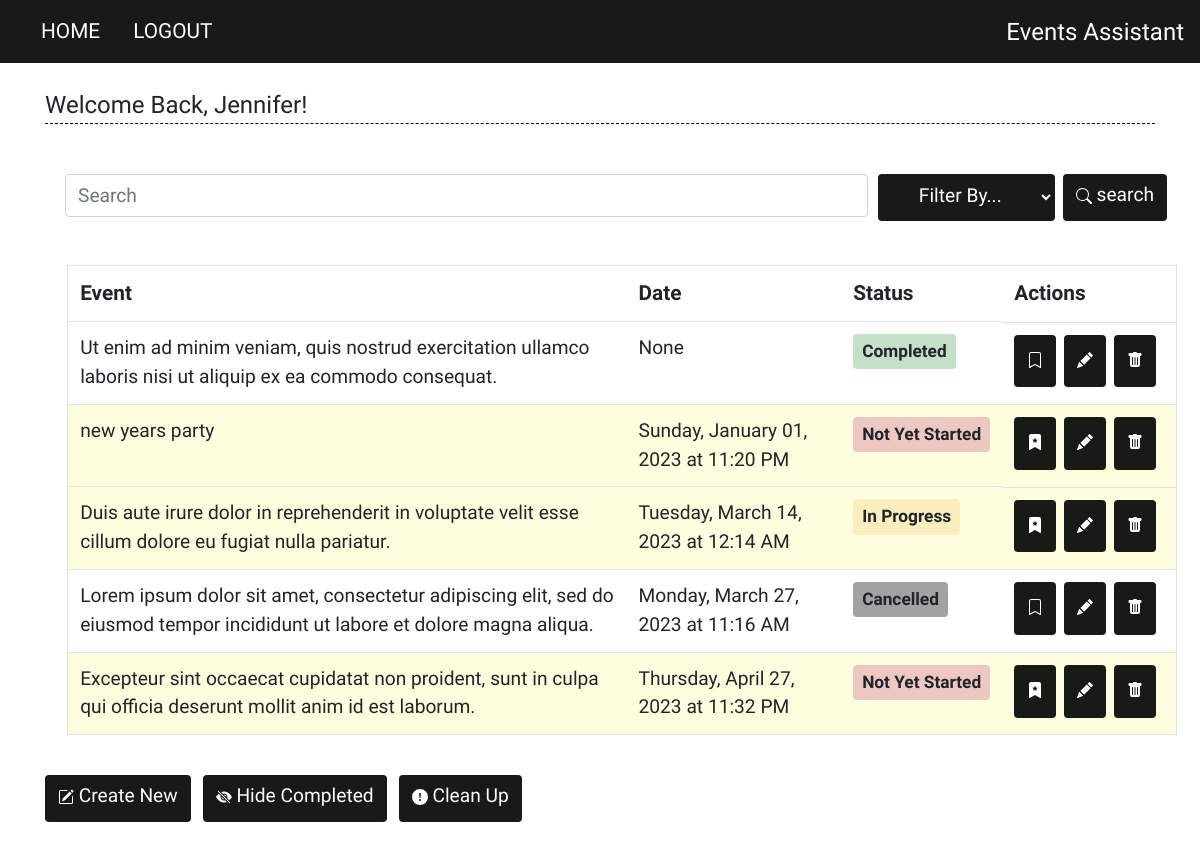
The page /home (signed in) on the database as committed earlier.
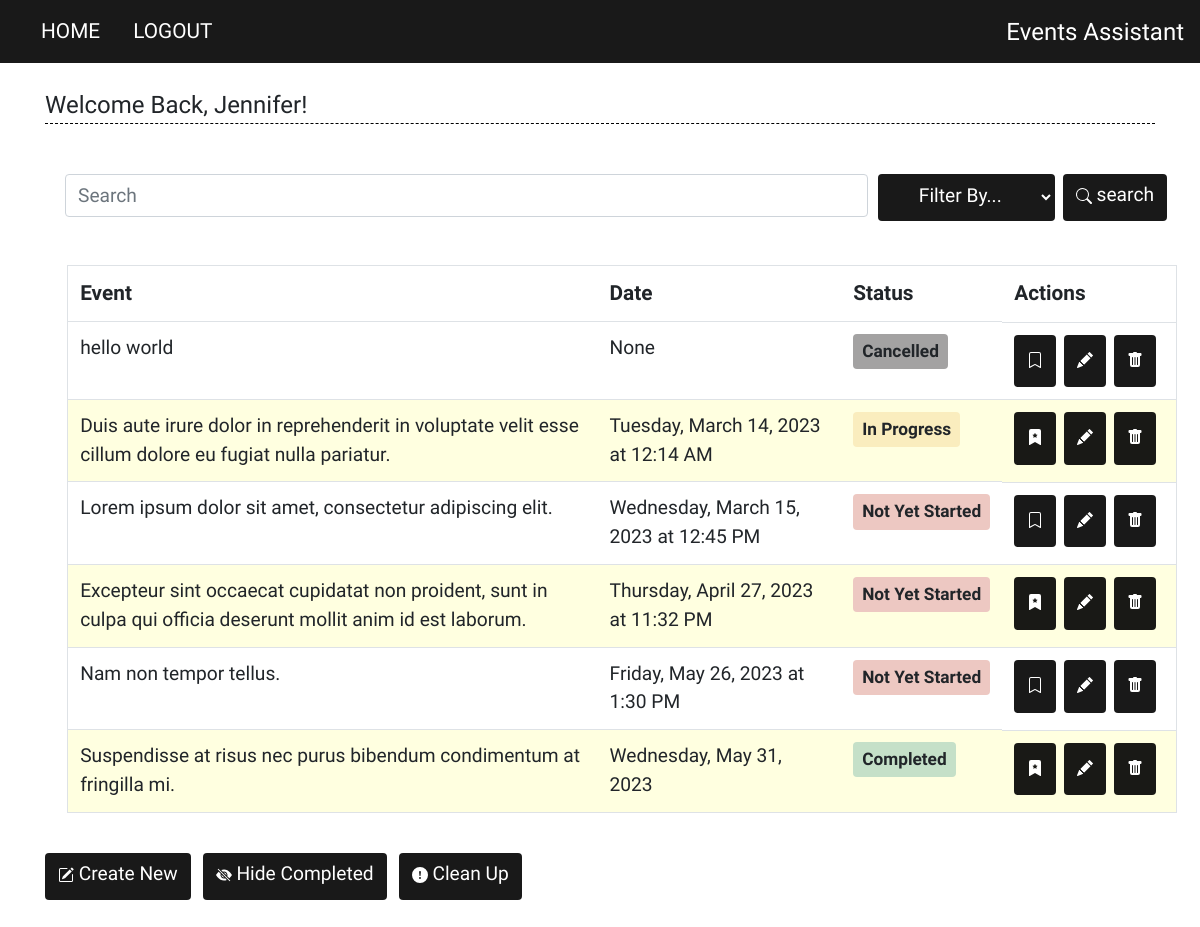
The same page on the database as committed later.
### website/models.py (models this page shows)
class User(db.Model, UserMixin):
    id = db.Column(db.Integer, primary_key=True)
    username = db.Column(db.String(150), unique=True)
    password = db.Column(db.String(150))
    first_name = db.Column(db.String(150))
    tasks = db.relationship('Task')

class Task(db.Model):
    id = db.Column(db.Integer, primary_key=True)
    content = db.Column(db.String(200), nullable=False)
    due_date = db.Column(db.String(30)) # formatted str date (ex: Tuesday, April 05, 2022)
    due_date_int = db.Column(db.String(20)) # YYYY-MM-DD str format
    time = db.Column(db.String(20)) # str type, account for untimed tasks
    user_id = db.Column(db.Integer, db.ForeignKey('user.id'))
    status = db.Column(db.String(30), default="Not Yet Started") # Other Statuses: In Progress, Completed, Cancelled
    bookmarked = db.Column(db.Boolean, default=False)

### website/views.py (the view, shortened to what this page needs)
@views.route('/', methods=['POST', 'GET'])
@views.route('/home', methods=['POST', 'GET'])
@login_required
def home():
    tasks = Task.query.filter_by(user_id=current_user.id). \
                                order_by(Task.due_date_int, Task.time).all()
    return render_template('home.html', user=current_user, tasks=tasks, isQuery=False)

### website/__init__.py (called while the page is built)
def create_app():
    app = Flask(__name__)
    app.config['SECRET_KEY'] = '2797cfdcad8dcc11d9f00ffbc5704bee'
    app.config['SQLALCHEMY_DATABASE_URI'] = f'sqlite:///{DB_NAME}'
    db.init_app(app)
    from .views import views
    from .auth import auth
    app.register_blueprint(views, url_prefix='/')
    app.register_blueprint(auth, url_prefix='/')
    from .models import Task, User
    create_database(app)
    login_manager = LoginManager()
    login_manager.login_view = 'auth.login' # if not logged in
    login_manager.init_app(app)
    @login_manager.user_loader
    def load_user(id):
        return User.query.get(int(id))
    return app

### website/templates/home.html (shortened to what this page needs)
{% extends "base.html" %}
{% block content %}
  <br>
  <legend class="main-header">Welcome Back, {{ user.first_name }}!</legend>
  <form method="POST">
    <div class="form-group input-group searchbar">
      <input type="search" id="Query" name="Query" class="button form-control rounded" placeholder="Search"/>
      <select class="form-select dropdown-btn btn" value="Filter" name="QueryFilter">
        <option selected>Filter By...</option>
      </select>
      <button type="submit" class="btn search-btn" name="action" value="Search">
         search
      </button>
    </div>
  </form>
  <br>
  {% if tasks|length >= 1%}
  <table id="tasksTable" class="table border">
    <thead class="header-row">
      <tr>
        <td>Event</td>
        <td>Date</td>
        <td>Status</td>
        <td>Actions</td>
      </tr>
    </thead>
    <tbody class="tasks-text">
      {% for task in tasks %}
        {% if task.bookmarked %}
        <tr class="bookmarked-group">
        {% else %}
        <tr class="unbookmarked-group">
        {% endif %}
          <td> {{ task.content }} </td>
          <td>
            {% if task.due_date != "None" and task.time %}
              {{ task.due_date }} at {{ task.time }}
            {% else %}
              {{ task.due_date }}
            {% endif %}
          </td>
          <td>
            {% if task.status == "Completed" %}
              <span class="badge completed-badge">
                {{ task.status }}
              </span>
            {% elif task.status == "In Progress" %}
              <span class="badge progress-badge">
                {{ task.status }}
              </span>
            {% elif task.status == "Cancelled" %}
              <span class="badge cancelled-badge">
                {{ task.status }}
              </span>
            {% else %}
              <span class="badge todo-badge">
                {{ task.status }}
              </span>
            {% endif %}
          </td>
          <td class="table-actions">
            <a href="/bookmark/{{ task.id }}" class="btn">
            </a>
            <a href="/update/{{ task.id }}" class="btn">
            </a>
            <a href="/delete/{{ task.id }}" class="btn" onclick="return confirmDelete(`single`)">
            </a>
          </td>
        </tr>
      {% endfor %}
    </tbody>
  </table>
  {% endif %}
  <br>
  <div>
    <form method="POST">
      <div>
        <button
          type="submit"
          class="btn"
          name="action"
          value="Create New"
        >
        Create New
        </button>
        <button
          type="submit"
          class="btn"
          name="action"
          value="Hide Completed Tasks"
        >
        Hide Completed
        </button>
        <button
          type="submit"
          class="btn"
          name="action"
          value="Clean Up"
          onclick="return confirmDelete(`all`)"
        >
        <svg xmlns="http://www.w3.org/2000/svg" width="16" height="16" fill="currentColor" class="bi bi-exclamation-circle-fill" viewBox="0 0 16 16">
          <path d="M16 8A8 8 0 1 1 0 8a8 8 0 0 1 16 0zM8 4a.905.905 0 0 0-.9.995l.35 3.507a.552.552 0 0 0 1.1 0l.35-3.507A.905.905 0 0 0 8 4zm.002 6a1 1 0 1 0 0 2 1 1 0 0 0 0-2z"/>
        </svg>
        Clean Up
        </button>
      </div>
    </form>
  </div>
  <br>
  <br>
{% endblock %}

### website/templates/base.html (shortened to what this page needs)
<!DOCTYPE html>
<html>
    <head>
        <link
            rel="stylesheet"
            href="https://stackpath.bootstrapcdn.com/bootstrap/4.4.1/css/bootstrap.min.css"
        />
        <link
            rel="stylesheet"
            href="https://stackpath.bootstrapcdn.com/font-awesome/4.7.0/css/font-awesome.min.css"
        />
        <link
            type="text/css"
            rel="stylesheet"
            href="/static/style.css"
        />
    </head>
    <body>
        <nav class="navbar navbar-expand-lg navbar-container">
            <div class="collapse navbar-collapse" id="navbar">
                <div class="navbar-nav">
                    {% if user.is_authenticated %}
                        <a class="nav-item nav-link" id="home" href="/">HOME</a>
                        <a class="nav-item nav-link" id="logout" href="/logout">LOGOUT</a>
                    {% else %}
                        <a class="nav-item nav-link" id="login" href="/login">LOGIN</a>
                        <a class="nav-item nav-link" id="register" href="/register">REGISTER</a>
                    {% endif %}
                </div>
            </div>
            <span class="title-header">
                <a href="/">Events Assistant</a>
            </span>
        </nav>
        <div class="container">
            {% block content %} {% endblock %}
        </div>
    </body>
</html>

### website/static/style.css (style rules this page uses)
.bookmarked-group { background-color: lightyellow; }
* { font-family: 'Pangolin', cursive; }
.form-group { margin: 20px; }
.col-title, .btn, .button, #content, .tasks-text, #due_date, #time, #curr_status { font-size: 1.2em; }
#tasksTable { margin-left: 2%; margin-right: 2%; }
.header-row { font-size: 1.3em; font-weight: bold; }
.table-actions { display: inline-flex; }
.navbar-container { background-color: rgba(0,0,0,0.9); text-align: center; }
.navbar-nav a, .navbar-toggler-icon { color: white; font-family: 'Yomogi', cursive; }
.nav-item { margin-left: 10%; font-size: 1.3em; }
.title-header { font-size: 1.5em; }
.title-header a { text-decoration: none; color: white; font-family: 'Yomogi', cursive; }
.main-header { border-bottom: 1px dashed black; }
.btn { background-color: rgba(0,0,0,0.9); color: white; font-family: 'Yomogi', cursive; padding-bottom: 10px; margin-right: 8px; }
.lower-page-btn, .dropdown-btn { margin-left: 10px; }
.badge { padding: 9px; font-size: .9em; }
.completed-badge { background-color: rgb(197, 224, 200); }
.progress-badge { background-color: rgb(250, 237, 190); }
.cancelled-badge { background-color: rgb(163, 162, 162); }
.todo-badge { background-color: rgb(237, 200, 194); }
.searchbar { margin-top: 50px; }

Rows that differ between the two databases and show on the page:
removed Task: content "Ut enim ad minim veniam, quis nostrud exercitation ullamco laboris nisi ut aliquip ex ea commodo consequat.", due_date "None", status "Completed", bookmarked False (drawn)
removed Task: content "Lorem ipsum dolor sit amet, consectetur adipiscing elit, sed do eiusmod tempor incididunt ut labore et dolore magna aliqua.", due_date "Monday, March 27, 2023", time "11:16 AM", status "Cancelled", bookmarked False (drawn)
added Task: content "hello world", due_date "None", status "Cancelled", bookmarked False (drawn)
shown differently, row unchanged: Task "Tuesday, March 14, 2023": moves up the list
changed Task: bookmarked True → False (drawn); content "new years party" → "Lorem ipsum dolor sit amet, consectetur adipiscing elit."; due_date "Sunday, January 01, 2023" → "Wednesday, March 15, 2023"; time "11:20 PM" → "12:45 PM"
added Task: content "Nam non tempor tellus.", due_date "Friday, May 26, 2023", time "1:30 PM", status "Not Yet Started", bookmarked False (drawn)
added Task: content "Suspendisse at risus nec purus bibendum condimentum at fringilla mi.", due_date "Wednesday, May 31, 2023", status "Completed", bookmarked True (drawn)
